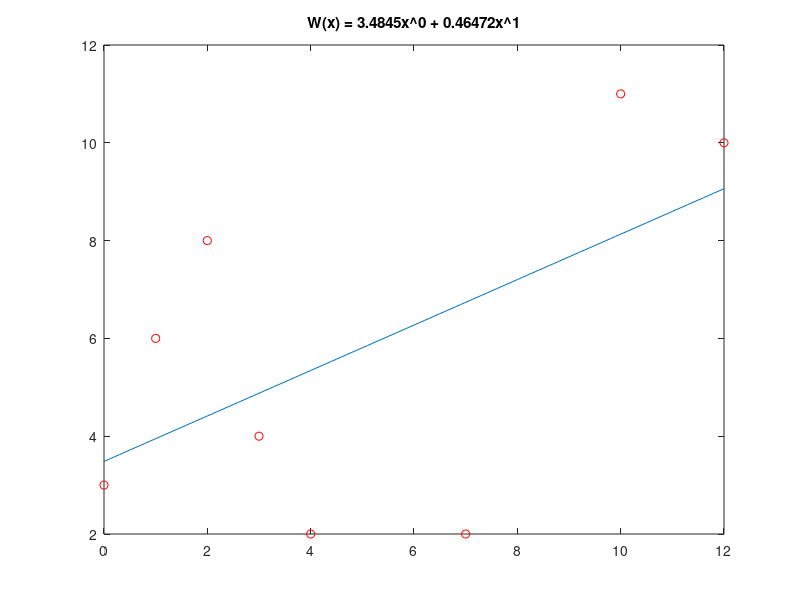

This figure's MATLAB source:
clear all
X = [1 3 2 7 4 10 12 0]; % input('Input X: ');
Y = [6 4 8 2 2 11 10 3]; % input('Input Y: ');
P = 1;         % input('Input P: ');

n = length(X);

% Calculate psi matrix
psi = zeros(P + 1);
for k = 1 : n
    for i = 1 : (P + 1)
        for j = 1 : (P + 1)
            psi(i, j) =  psi(i, j) + X(k)^(i + j - 2);
        end
    end
end

% Calculate F matrix
F = zeros(1, P + 1);
for k = 1 : n
    for i = 1 : (P + 1)
        F(i) = F(i) + (Y(k) * X(k)^(i - 1));
    end
end

% Calculate attributes matrix
A = inv(psi) * F';

plot(X, Y, 'or')
hold on

x = min(X) : 0.1 : max(X);

W = 0;
for k = 1 : (P + 1)
    W = W + A(k)*x.^(k - 1);
end

% Draw plot
plot(x, W)

% Set proper name to the plot
tit = ('W(x) = ');
for i = 1 : (P)
    A1 = num2str(A(i));
    tit = [tit A1];
    tit = [tit 'x\^'];
    tit = [tit num2str(i - 1)];
    tit = [tit ' + '];
end

A1 = num2str(A(P + 1));
tit = [tit A1];
tit = [tit 'x\^' num2str(P)];
title(tit)